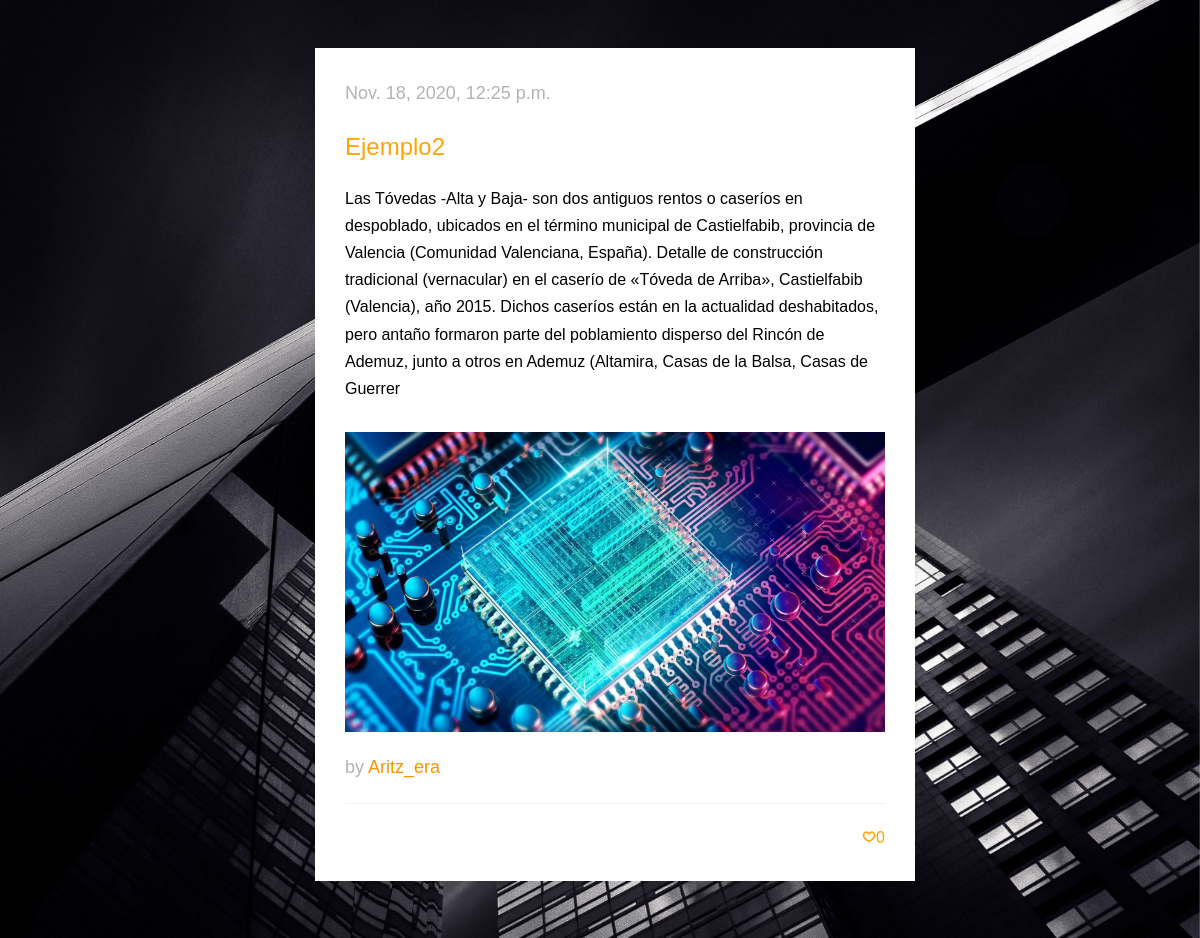
Page /post/9 on the committed database.
### appRedSocial/models.py (models this page shows, shortened)
class Post(models.Model):
 titulo = models.CharField(max_length=50)
 autor = models.ForeignKey(Usuario, on_delete=models.CASCADE)
 fecha_publicacion = models.DateTimeField(auto_now_add=True)
 texto = models.CharField(max_length=500)
 likes = models.IntegerField(default=0)
 foto = models.ImageField(upload_to='img/',blank=True, null=True)

class Usuario(models.Model):
 nombreUsuario = models.CharField( max_length=40, primary_key=True)
 contraseña = models.CharField( max_length=8, default='contraseña')
 estadoCivil = models.ForeignKey(EstadoCivil, on_delete=models.CASCADE)
 aficiones = models.ManyToManyField(Aficion, default=[0])#null=False, blank=False
 nombre = models.CharField(max_length=40)
 apellidoUno = models.CharField(max_length=40)
 apellidoDos = models.CharField(max_length=40)
 telefono = models.IntegerField(default=0)
 fecha_nacimiento = models.DateField()
 ciudad = models.ForeignKey(Ciudad, on_delete=models.CASCADE)
 fotoPerfil = models.ImageField(upload_to='img/',blank=True, null=True)
 descripcion = models.CharField(max_length=250)
 sobreMi = models.TextField(null=True, blank=True)
 email = models.EmailField(max_length = 100)
 fotoDescripcion = models.ImageField(upload_to='img/', null=True, blank=True)
 segidos = models.ManyToManyField("self")
 segidores = models.ManyToManyField("self")
 def __str__(self):
        return self.nombreUsuario

### appRedSocial/views.py (the view)
# urls.py: path('post/<int:post_id>', views.post, name='post'),
def post(request, post_id):
	post = get_object_or_404(Post, pk=post_id)
	context = {'post': post}
	return render(request, 'post.html', context)

### appRedSocial/templates/post.html (shortened to what this page needs)
{% extends "base.html" %}
{% block styles %}
{% load static %}
<link rel="stylesheet" href="{% static 'css/animate.css' %}">
<link rel="stylesheet" href="{% static 'css/icomoon.css' %}">
<link rel="stylesheet" href="{% static 'css/bootstrap.css' %}">
<link rel="stylesheet" href="{% static 'css/style.css' %}">
<link rel="stylesheet" href="{% static 'css/imagenFondoCiudad.css' %}">
{% endblock %}
{% block content %}
            <div id="fh5co-blog">
              <div class="container">
                  {% if post %}
                  <div class="center">
                    <div class="individual">
                      <div class="blog-text">
                        <span class="posted_on">{{post.fecha_publicacion}}</span>
                        <h3>{{post.titulo}}</h3>
                        <p>{{post.texto}}</p>
                        {% load static %}
                        <div class="imagen-post" style="background-image: url({% static post.foto.name %});"></div>
                        <span class="by">by <a href="{% url 'perfil' post.autor.nombreUsuario %}">{{post.autor}}</a></span>
                        <ul class="stuff">
                          <li><i class="icon-heart2"></i>{{post.likes}}</li>
                        </ul>
                      </div>
                    </div>
                  </div>
                  {% else %}
                  <p>No existe el post seleccionado.</p>
                  {% endif %}
              </div>
            </div>
{% endblock %}

### appRedSocial/static/css/icomoon.css (style rules this page uses)
[class^="icon-"], [class*=" icon-"] { font-family: 'icomoon' !important; speak: none; font-style: normal; font-weight: normal; font-variant: normal; text-transform: none; line-height: 1; -webkit-font-smoothing: antialiased; -moz-osx-font-smoothing: grayscale; }
.icon-heart2:before { content: "\eaa4"; }

### appRedSocial/static/css/style.css (style rules this page uses)
body { font-family: "Space Mono", Arial, serif; font-weight: 400; font-size: 16px; line-height: 1.7; color: #4d4d4d; background: #fff; }
a { color: #FF9000; -webkit-transition: 0.5s; -o-transition: 0.5s; transition: 0.5s; }
p { margin-bottom: 30px; }
h1, h2, h3, h4, h5, h6, figure { color: #000; font-family: "Space Mono", Arial, serif; font-weight: 400; margin: 0 0 20px 0; }
#fh5co-about, #fh5co-resume, #fh5co-skills, #fh5co-started, #fh5co-work, #fh5co-blog, #fh5co-pricing, #fh5co-contact { padding: 3em 0; clear: both; }
.individual .blog-text { margin-bottom: 30px; position: relative; width: 100%; padding: 30px; float: left; background: #fff; -webkit-box-shadow: 0px 2px 5px 0px rgba(0, 0, 0, 0.06); -moz-box-shadow: 0px 2px 5px 0px rgba(0, 0, 0, 0.06); box-shadow: 0px 2px 5px 0px rgba(0, 0, 0, 0.06); -webkit-transition: 0.3s; -o-transition: 0.3s; transition: 0.3s; }
.individual .blog-text span { display: inline-block; margin-bottom: 20px; font-size: 18px !important; color: rgba(0, 0, 0, 0.3); }
.by { padding-top: 20px; }
.individual .blog-text .stuff { margin: 0; padding: 0; border-top: 1px solid rgba(0, 0, 0, 0.05); padding-top: 20px; }
.individual .blog-text .stuff li { list-style: none; display: inline-block; margin-left: 10px; }
.individual .blog-text .stuff li:first-child { margin-left: 0; }
.individual .blog-text .stuff li:last-child { float: right; }
.individual .blog-text .stuff li:last-child i { padding-right: 0; padding-left: 10px; }
.individual .blog-text .stuff li i { font-size: 14px; padding-right: 5px; }
.individual .blog-text h3 { font-size: 24px; margin-bottom: 20px; line-height: 1.5; color: orange; }
.individual .blog-text p { color: black; }
.individual { height: 500px; width: 600px; margin: auto; background: rgba(250, 250, 250, 0.95); color: orange; }
.imagen-post { display: block; width: 100%; background-size: cover; background-position: center center; background-repeat: no-repeat; position: relative; height: 300px; padding-top: 20px; }

### rows in the picture
Post: fecha_publicacion "Nov. 18, 2020, 12:25 p.m.", titulo "Ejemplo2", texto "Las Tóvedas -Alta y Baja- son dos antiguos rentos o caseríos en despoblado, ubicados en el término municipal de Castielfabib, provincia de Valencia (Comunidad Valenciana, España). Detalle de construcción tradicional (vernacular) en el caserío de «Tóveda de Arriba», Castielfabib (Valencia), año 2015. Dichos caseríos están en la actualidad deshabitados, pero antaño formaron parte del poblamiento disperso del Rincón de Ademuz, junto a otros en Ademuz (Altamira, Casas de la Balsa, Casas de Guerrer", foto (picture), autor "Aritz_era", likes "0"
